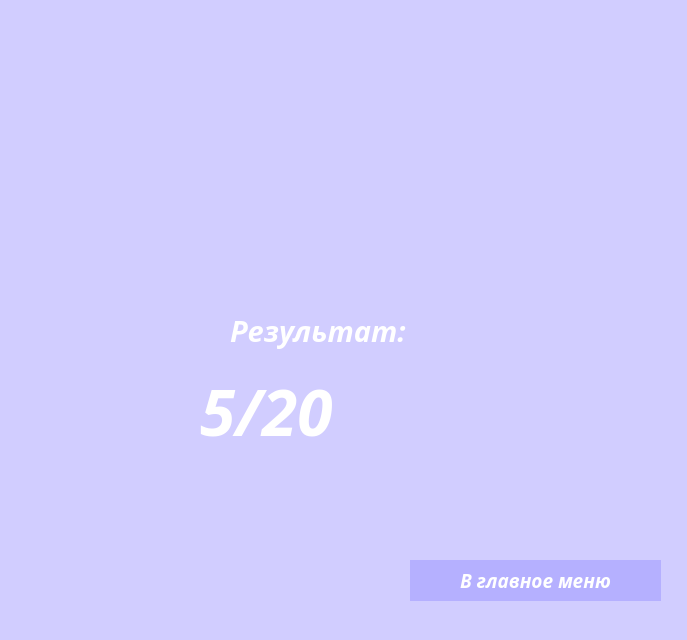
<?xml version="1.0" encoding="UTF-8"?>
<ui version="4.0">
 <class>MainWindow</class>
 <widget class="QMainWindow" name="MainWindow">
  <property name="geometry">
   <rect>
    <x>0</x>
    <y>0</y>
    <width>687</width>
    <height>640</height>
   </rect>
  </property>
  <property name="minimumSize">
   <size>
    <width>684</width>
    <height>640</height>
   </size>
  </property>
  <property name="maximumSize">
   <size>
    <width>687</width>
    <height>640</height>
   </size>
  </property>
  <property name="windowTitle">
   <string>MainWindow</string>
  </property>
  <widget class="QWidget" name="centralwidget">
   <property name="styleSheet">
    <string notr="true">background-color: rgb(209, 205, 255)</string>
   </property>
   <widget class="QLabel" name="label_2">
    <property name="geometry">
     <rect>
      <x>230</x>
      <y>310</y>
      <width>231</width>
      <height>41</height>
     </rect>
    </property>
    <property name="font">
     <font>
      <family>Lucida Sans Typewriter</family>
      <pointsize>22</pointsize>
      <weight>75</weight>
      <italic>true</italic>
      <bold>true</bold>
     </font>
    </property>
    <property name="styleSheet">
     <string notr="true">color:white</string>
    </property>
    <property name="text">
     <string>Результат:</string>
    </property>
   </widget>
   <widget class="QLabel" name="label_3">
    <property name="geometry">
     <rect>
      <x>200</x>
      <y>360</y>
      <width>311</width>
      <height>101</height>
     </rect>
    </property>
    <property name="font">
     <font>
      <family>Lucida Sans Typewriter</family>
      <pointsize>48</pointsize>
      <weight>75</weight>
      <italic>true</italic>
      <bold>true</bold>
     </font>
    </property>
    <property name="styleSheet">
     <string notr="true">color:white</string>
    </property>
    <property name="text">
     <string>5/20</string>
    </property>
   </widget>
   <widget class="QPushButton" name="pushButton">
    <property name="geometry">
     <rect>
      <x>410</x>
      <y>560</y>
      <width>251</width>
      <height>41</height>
     </rect>
    </property>
    <property name="font">
     <font>
      <family>Lucida Sans Typewriter</family>
      <pointsize>14</pointsize>
      <weight>75</weight>
      <italic>true</italic>
      <bold>true</bold>
     </font>
    </property>
    <property name="cursor">
     <cursorShape>PointingHandCursor</cursorShape>
    </property>
    <property name="styleSheet">
     <string notr="true">QPushButton{
color:rgb(255, 255, 255);
background-color:rgb(181, 176, 255);
border-radius:30;
}

QPushButton:pressed {
background-color:rgb(163, 78, 194);
}</string>
    </property>
    <property name="text">
     <string>В главное меню</string>
    </property>
   </widget>
   <widget class="QLabel" name="label">
    <property name="geometry">
     <rect>
      <x>180</x>
      <y>50</y>
      <width>311</width>
      <height>231</height>
     </rect>
    </property>
    <property name="text">
     <string/>
    </property>
    <property name="pixmap">
     <pixmap>../images/финал.png</pixmap>
    </property>
   </widget>
   <widget class="QLabel" name="label_5">
    <property name="geometry">
     <rect>
      <x>240</x>
      <y>480</y>
      <width>121</width>
      <height>61</height>
     </rect>
    </property>
    <property name="font">
     <font>
      <family>Lucida Sans Typewriter</family>
      <pointsize>22</pointsize>
      <weight>75</weight>
      <italic>true</italic>
      <bold>true</bold>
     </font>
    </property>
    <property name="styleSheet">
     <string notr="true">color:white</string>
    </property>
    <property name="text">
     <string/>
    </property>
   </widget>
   <widget class="QLabel" name="label_14">
    <property name="geometry">
     <rect>
      <x>350</x>
      <y>500</y>
      <width>55</width>
      <height>31</height>
     </rect>
    </property>
    <property name="text">
     <string/>
    </property>
    <property name="pixmap">
     <pixmap>../images/coins.png</pixmap>
    </property>
   </widget>
  </widget>
 </widget>
 <resources/>
 <connections/>
</ui>
